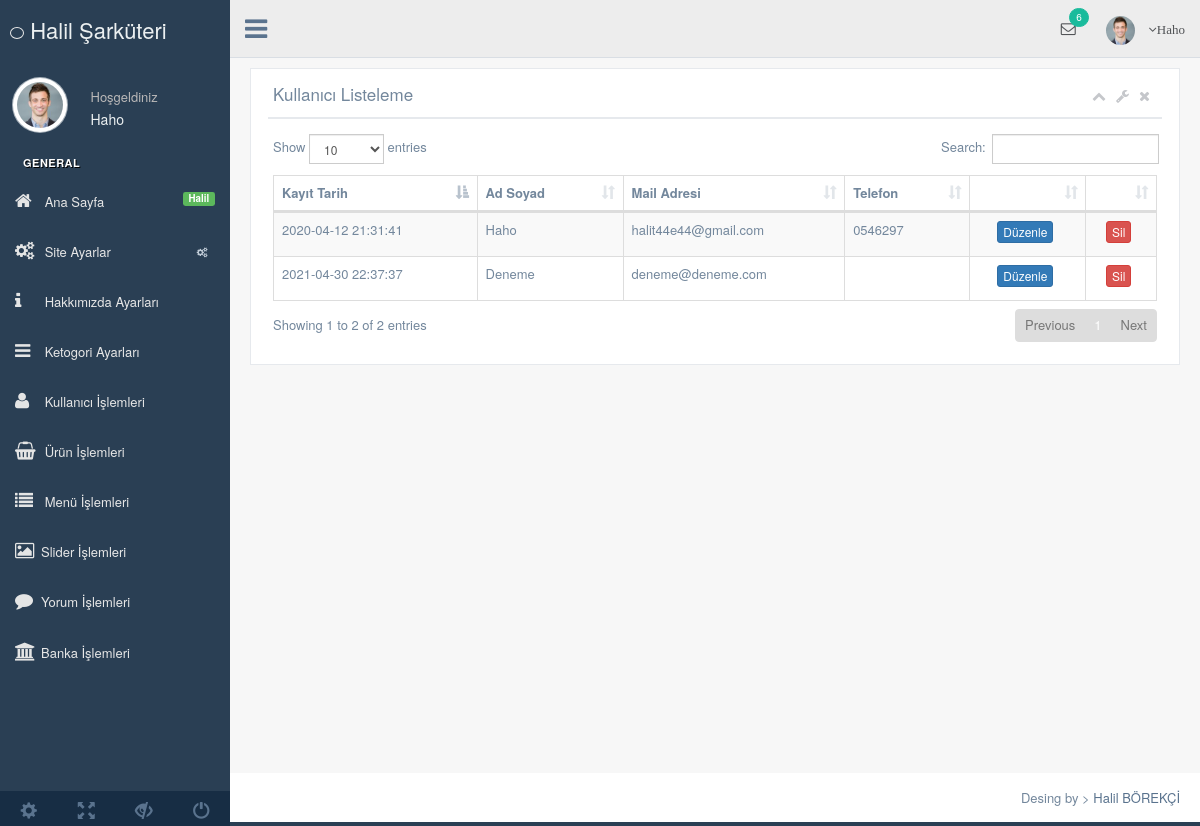
The app's page /nedmin/production/kullanici.php (signed in) with its own data.
### tables this page shows
CREATE TABLE `kullanici` (
  `kullanici_id` int(11) NOT NULL,
  `kullanici_zaman` datetime NOT NULL DEFAULT current_timestamp(),
  `kullanici_resim` varchar(250) NOT NULL,
  `kullanici_tc` varchar(50) NOT NULL,
  `kullanici_ad` varchar(50) NOT NULL,
  `kullanici_mail` varchar(100) NOT NULL,
  `kullanici_gsm` varchar(50) NOT NULL,
  `kullanici_password` varchar(50) NOT NULL,
  `kullanici_adsoyad` varchar(50) NOT NULL,
  `kullanici_adres` varchar(250) NOT NULL,
  `kullanici_il` varchar(100) NOT NULL,
  `kullanici_ilce` varchar(100) NOT NULL,
  `kullanici_unvan` varchar(100) NOT NULL,
  `kullanici_yetki` varchar(50) NOT NULL,
  `kullanici_durum` int(1) NOT NULL
);

### nedmin/production/kullanici.php (the view, shortened to what this page needs)
<?php
include 'header.php';
$kullanicisor=$db->prepare("SELECT * FROM kullanici");
$kullanicisor->execute();
?>
<div class="right_col" role="main">
  <div class="">
    <div class="row">
      <div class="col-md-12 col-sm-12 col-xs-12">
        <div class="x_panel">
          <div class="x_title">
            <h2>Kullanıcı Listeleme </h2>
            <ul class="nav navbar-right panel_toolbox">
              <li><a class="collapse-link"><i class="fa fa-chevron-up"></i></a>
              </li>
              <li class="dropdown">
                <a href="#" class="dropdown-toggle" data-toggle="dropdown" role="button" aria-expanded="false"><i class="fa fa-wrench"></i></a>
              </li>
              <li><a class="close-link"><i class="fa fa-close"></i></a>
              </li>
            </ul>
            <div class="clearfix"></div>
          </div>
          <div class="x_content">
            <table id="datatable-responsive" class="table table-striped table-bordered dt-responsive nowrap" cellspacing="0" width="100%">
              <thead>
                <tr>
                  <th>Kayıt Tarih</th>
                  <th>Ad Soyad</th>
                  <th>Mail Adresi</th>
                  <th>Telefon</th>
                  <th></th>
                  <th></th>
                </tr>
              </thead>
              <tbody>
                <?php
                while($kullanicicek=$kullanicisor->fetch(PDO::FETCH_ASSOC)) {?>
                  <tr>
                    <td><?php echo $kullanicicek['kullanici_zaman'] ?></td>
                    <td><?php echo $kullanicicek['kullanici_adsoyad'] ?></td>
                    <td><?php echo $kullanicicek['kullanici_mail'] ?></td>
                    <td><?php echo $kullanicicek['kullanici_gsm'] ?></td>
                    <td><center><a href="kullanici-duzenle.php?kullanici_id=<?php echo $kullanicicek['kullanici_id'] ?>"><button class="btn btn-primary btn-xs">Düzenle</button></a></center></td>
                    <td><center><a href="../netting/islem.php?kullanici_id=<?php echo $kullanicicek['kullanici_id'] ?>&kullanicisil=ok"><button class="btn btn-danger btn-xs">Sil</button></a></center></td>
                  </tr>
                <?php  }
                ?>
              </tbody>
            </table>
          </div>
        </div>
      </div>
    </div>
  </div>
</div>
<?php include 'footer.php'; ?>

### nedmin/production/header.php (shortened to what this page needs)
<?php
include '../netting/baglan.php';
$kullanicisor=$db->prepare("SELECT * FROM kullanici where kullanici_mail=:mail");
$kullanicisor->execute(array(
 'mail'=> $_SESSION['kullanici_mail']
));
$kullanicicek=$kullanicisor->fetch(PDO::FETCH_ASSOC);
?>
<!DOCTYPE html>
<html lang="en">
<head>
  <link href="../vendors/bootstrap/dist/css/bootstrap.min.css" rel="stylesheet">
  <link href="../vendors/font-awesome/css/font-awesome.min.css" rel="stylesheet">
  <link href="../vendors/nprogress/nprogress.css" rel="stylesheet">
  <link href="../vendors/iCheck/skins/flat/green.css" rel="stylesheet">
  <link href="../vendors/datatables.net-bs/css/dataTables.bootstrap.min.css" rel="stylesheet">
  <link href="../vendors/datatables.net-buttons-bs/css/buttons.bootstrap.min.css" rel="stylesheet">
  <link href="../vendors/datatables.net-fixedheader-bs/css/fixedHeader.bootstrap.min.css" rel="stylesheet">
  <link href="../vendors/datatables.net-responsive-bs/css/responsive.bootstrap.min.css" rel="stylesheet">
  <link href="../vendors/datatables.net-scroller-bs/css/scroller.bootstrap.min.css" rel="stylesheet">
  <link rel="stylesheet" href="../vendors/dropzone/dist/min/dropzone.min.css">
  <link href="../build/css/custom.min.css" rel="stylesheet">
</head>
<body class="nav-md">
  <div class="container body">
    <div class="main_container">
      <div class="col-md-3 left_col">
        <div class="left_col scroll-view">
          <div class="navbar nav_title" style="border: 0;">
            <a href="index.php" class="site_title"><i class="fa fa-dog"></i> <span>Halil Şarküteri</span></a>
          </div>
          <div class="profile clearfix">
            <div class="profile_pic">
              <img src="images/img.jpg" alt="..." class="img-circle profile_img">
            </div>
            <div class="profile_info">
              <span>Hoşgeldiniz</span>
              <h2><?php echo $kullanicicek['kullanici_adsoyad'] ?></h2>
            </div>
          </div>
          <br />
          <div id="sidebar-menu" class="main_menu_side hidden-print main_menu">
            <div class="menu_section">
              <h3>General</h3>
              <ul class="nav side-menu">
                <li><a href="index.php"><i class="fa fa-home"></i> Ana Sayfa <span class="label label-success pull-right">Halil</span></a></li>
                <li><a><i class="fa fa-cogs"></i> Site Ayarlar <span class="fa fa-cogs"></span></a>
                </li>
                <li><a href="hakkimizda.php?durum="><i class="fa fa-info"></i> Hakkımızda Ayarları </a></li>
                <li><a href="kategori.php?durum="><i class="fa fa-navicon"></i> Ketogori Ayarları </a></li>
                <li><a href="kullanici.php?durum="><i class="fa fa-user"></i> Kullanıcı İşlemleri</a></li>
                <li><a href="urun.php?durum="><i class="fa fa-shopping-basket"></i> Ürün İşlemleri</a></li>
                <li><a href="menu.php?durum="><i class="fa fa-list"></i> Menü İşlemleri</a></li>
                <li><a href="slider.php?durum="><i class="fa fa-image"></i>Slider İşlemleri</a></li>
                <li><a href="yorum.php?durum="><i class="fa fa-comment"></i>Yorum İşlemleri</a></li>
                <li><a href="banka.php?durum="><i class="fa fa-bank"></i>Banka İşlemleri</a></li>
              </ul>
            </div>
          </div>
          <div class="sidebar-footer hidden-small">
            <a data-toggle="tooltip" data-placement="top" title="Settings">
              <span class="glyphicon glyphicon-cog" aria-hidden="true"></span>
            </a>
            <a data-toggle="tooltip" data-placement="top" title="FullScreen">
              <span class="glyphicon glyphicon-fullscreen" aria-hidden="true"></span>
            </a>
            <a data-toggle="tooltip" data-placement="top" title="Lock">
              <span class="glyphicon glyphicon-eye-close" aria-hidden="true"></span>
            </a>
            <a data-toggle="tooltip" data-placement="top" title="Logout">
              <span class="glyphicon glyphicon-off" aria-hidden="true"></span>
            </a>
          </div>
        </div>
      </div>
      <div class="top_nav">
        <div class="nav_menu">
          <nav>
            <div class="nav toggle">
              <a id="menu_toggle"><i class="fa fa-bars"></i></a>
            </div>
            <ul class="nav navbar-nav navbar-right">
              <li class="">
                <a href="javascript:;" class="user-profile dropdown-toggle" data-toggle="dropdown" aria-expanded="false">
                  <img src="images/img.jpg" alt="">
                  <span class=" fa fa-angle-down"><?php echo $kullanicicek['kullanici_adsoyad']; ?></span>
                </a>
              </li>
              <li role="presentation" class="dropdown">
                <a href="javascript:;" class="dropdown-toggle info-number" data-toggle="dropdown" aria-expanded="false">
                  <i class="fa fa-envelope-o"></i>
                  <span class="badge bg-green">6</span>
                </a>
              </li>
            </ul>
          </nav>
        </div>
      </div>

### records on screen
kullanici: kullanici_adsoyad "Haho", kullanici_zaman "2020-04-12 21:31:41", kullanici_mail "halit44e44@gmail.com", kullanici_gsm "0546297"
kullanici: kullanici_zaman "2021-04-30 22:37:37", kullanici_adsoyad "Deneme", kullanici_mail "deneme@deneme.com"
